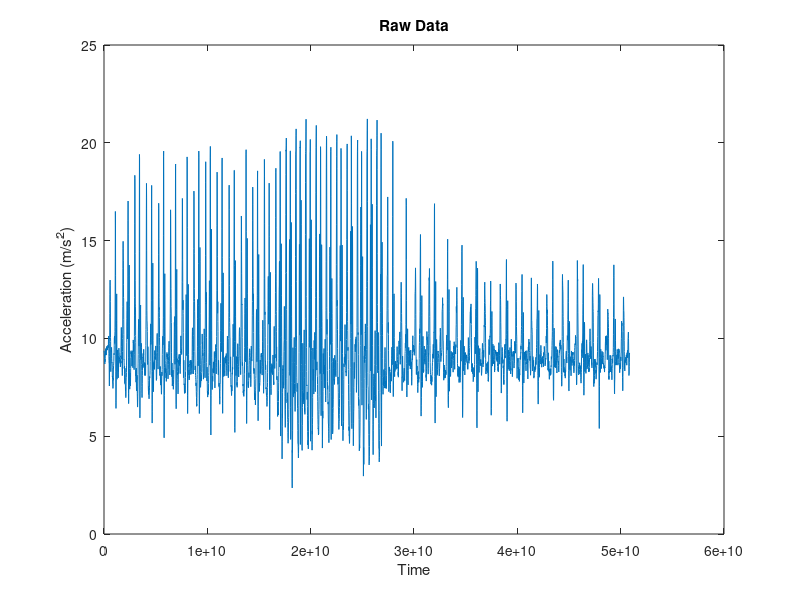

Reproduce this figure in MATLAB. (Note: this script raises an error after producing the figure.)

%nasc v1

data = xlsread('traces_test5.csv');

 idx = data(:,2) == 1;
    time = data(idx,1);
    xReading = data(idx,2);
    yReading = data(idx,3);
    zReading = data(idx,4);
    format long;
       
    sz = length(xReading);
    timeVsAcceleration = zeros(sz, 2);
    
    j = 1;   
   
    %set the values for acceleration magnitude
    for i=1:sz 
        timeVsAcceleration(i, 1) = time(i);
        timeVsAcceleration(i, 2) = sqrt((xReading(i).^2) + (yReading(i).^2) + (zReading(i).^2));
    end
    
     
    %traces test 
    tstart = 44210000000;
    tend =95080000000;
    goal = 85; 
    
   
    
    timeVsAcceleration(:, 1) = (timeVsAcceleration(:, 1) - timeVsAcceleration(1,1));
    timeVsAcceleration(timeVsAcceleration(:, 1)<=tstart, :) = [];
    timeVsAcceleration(timeVsAcceleration(:, 1)>=tend, :) = [];
    timeVsAcceleration(:, 1) = (timeVsAcceleration(:, 1) - timeVsAcceleration(1,1));
    
    figure
    plot(timeVsAcceleration(:,1), timeVsAcceleration(:,2));
    title('Raw Data');
    xlabel('Time');
    ylabel('Acceleration (m/s^2)');
                
        
sdWindow = 900000000;
sdWalkingThresh = 0.6;

RThresh = 0.4;
tmin = 400000000;
nascWindowSize = 2000000000;
tmax = 1500000000;

time = timeVsAcceleration(:,1);
acc = timeVsAcceleration(:,2);

clen = length(time);

walking = zeros(clen, 1);

z = 1;
for p = 1:clen
        sdData = std(acc);
        if sdData < sdWalkingThresh
            continue;
        end
        %do Nasc on all in window
        [tOpt, nascResult] = nascv1(timeVsAcceleration,p, tmax, tmin);
                
        if nascResult > RThresh
            walking(p, 1) = 1;
            toptResults(z, 1) = tOpt;
            toptResults(z, 2) = nascResult;
            z=z+1;
        else
            walking(p, 1) = 0;
        end
end

firstTime = timeVsAcceleration(1,1);
lastTime = timeVsAcceleration(clen,1);
timeWalking = lastTime - firstTime; 
%{
meanTOpt = mean(toptResults(:,1));
stepsTaken = timeWalking./(meanTOpt./2);
%}

[maxVal, maxIdx] = max(toptResults(:,2));
maxTOpt = toptResults(maxIdx, 1);
stepsTaken = timeWalking./(maxTOpt/2);
